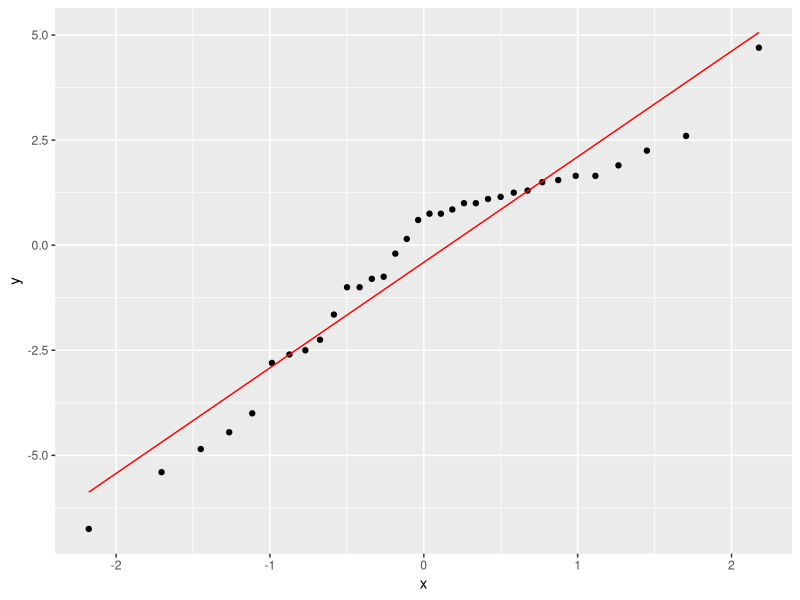

Reproduce this figure in R. (Note: this script raises an error after producing the figure.)
## ---- chunk 1
library(tidyverse); library(knitr); library(ggplot2); library(kableExtra); library(readxl); library(dplyr); library(flextable); library(pbkrtest); library(broom)
Resultatskjema <- read_excel("Gjeldene_analyser/Resultatskjema.xlsx", na = "NA")
Resultatskjema.ITT <- read_excel("Gjeldene_analyser/Resultatskjema_ITT.xlsx", na = "NA")

# analyse intention to treat
itt.wc <- Resultatskjema.ITT %>%
  select(id, group, sex, age, time, wc) %>%
  mutate(time = factor(time, levels = c("pre", "post"),
                       labels = c("Pre", "Post")),
         group = factor(group, levels = c("fls", "kon"),
                        labels = c("Intervensjon", "Kontroll"))) %>% 
  pivot_wider(names_from = time,
              values_from = wc) %>%
  filter(!is.na(Pre),
         !is.na(Post)) %>%
  mutate(change.wc.itt = Post - Pre) %>%
  mutate(change.wc.itt.pros = ((Post - Pre) / Pre) * 100) %>%
  group_by(group) %>%
  print()

# sjekker normalfordelingen 
ggplot(itt.wc, aes(sample = change.wc.itt)) + stat_qq() + stat_qq_line(col = "red")

# analyse av endringsscore fra pre til post mellom gruppene
itt.wc.lm <- lm(change.wc.itt ~ group, data = itt.wc)
summary(itt.wc.lm)

# cohens d
cohensD(change.wc.itt ~ group, dat = itt.wc)

# sjekker for kovariat
itt.wc.lm.co. <- lm(change.wc.itt ~ group + sex + Pre, data = itt.wc)
summary(itt.wc.lm.co.)

itt.wc.lm.co.pre <- lm(change.wc.itt ~ group + Pre, data = itt.wc)
summary(itt.wc.lm.co.pre)

itt.wc.lm.co.sex <- lm(change.wc.itt ~ group + sex, data = itt.wc)
summary(itt.wc.lm.co.sex)

# lager et datasett med gjennomsnittsverdier av endring for bruk i graf
mean.itt.wc <- itt.wc %>%
  summarise(mean.wc = mean(change.wc.itt, na.rm = TRUE),
            sd.wc = sd(change.wc.itt, na.rm = TRUE)) %>%
  print()

# lager et datasett for bruk til individuelle verdier i graf (uten dropped out)
dropout.itt.wc <- itt.wc %>%
  filter(id != "tr031 10541") %>%
  filter(id != "tr031 13404") %>%
  filter(id != "tr031 11421") %>%
  filter(id != "tr031 004") %>%
  filter(id != "tr031 008") %>%
  filter(id != "tr031 001") %>%
  filter(id != "tr031 016") %>%
  drop_na() %>%
  print()

# lager graf
figur.wc.itt <- mean.itt.wc %>%
  ggplot(aes(group, mean.wc, group = group)) + geom_boxplot(width = 0.3, fill = "white", colour = "black") + geom_errorbar(aes(ymin = mean.wc - sd.wc, ymax = mean.wc + sd.wc), width = 0.1) + theme_classic() + geom_point(data = dropout.itt.wc, aes(group, change.wc.itt), size = 2, alpha = 0.4) + labs(x = "Gruppe", y = "Endring i midjeomkrets (cm))") + geom_hline(yintercept = 0, linetype = "solid", color = "black") + theme(axis.title = element_text(size = 11), axis.text.x = element_text(size = 10), axis.text.y = element_text(size = 10)) + ylim(-7, 6)

figur.wc.itt

## ---- chunk 2
library(tidyverse); library(knitr); library(ggplot2); library(kableExtra); library(readxl); library(dplyr); library(flextable); library(pbkrtest); library(broom)
Resultatskjema <- read_excel("Resultatskjema.xlsx", na = "NA")

# analyse per protocl 1 treningsøkt per uke

# ordner et datasett for grafisk fremstilling med individuelle endringer fra pre til post i prosent og endringsscore for bruk i statistiske tester
pp.wc <- Resultatskjema %>%
  select(id, sex, group, time, wc) %>%
  filter(id != "tr031 012") %>% 
  filter(id != "tr031 013") %>% 
  filter(id != "tr031 010") %>% 
  filter(id != "tr031 007") %>%
  # fjerner drop out
  filter(id != "tr031 10541") %>%
  filter(id != "tr031 13404") %>%
  filter(id != "tr031 11421") %>%
  filter(id != "tr031 004") %>%
  filter(id != "tr031 008") %>%
  filter(id != "tr031 001") %>%
  filter(id != "tr031 016") %>% 
  mutate(time = factor(time, levels = c("pre", "post"),
                       labels = c("Pre", "Post")),
         group = factor(group, levels = c("fls", "kon"),
                        labels = c("Intervensjon", "Kontroll"))) %>% 
  pivot_wider(names_from = time,
              values_from = wc) %>%
  mutate(change.wc.pp = Post - Pre) %>%
  mutate(change.wc.pp.pros = ((Post - Pre)/ Pre) * 100) %>%
  group_by(group) %>%
  drop_na() %>%
  print()

# sjekker normalfordelingen 
ggplot(pp.wc, aes(sample = change.wc.pp)) + stat_qq() + stat_qq_line(col = "red")

# analyse av endringsscore fra pre til post mellom gruppene
pp.wc.lm <- lm(change.wc.pp ~ group, data = pp.wc)
summary(pp.wc.lm)

# cohens d
cohensD(change.wc.pp ~ group, dat = pp.wc)

# sjekker for kovariat
pp.wc.lm.co <- lm(change.wc.pp ~ group + sex + Pre, data = pp.wc)
summary(pp.wc.lm.co)

pp.wc.lm.co.pre <- lm(change.wc.pp ~ group + Pre, data = pp.wc)
summary(pp.wc.lm.co.pre)

pp.wc.lm.co.sex <- lm(change.wc.pp ~ group + sex + Pre, data = pp.wc)
summary(pp.wc.lm.co.sex)

# lager et datasett med gjennomsnittsverdier av prosentvis endring for bruk i graf
mean.pp.wc <- pp.wc %>%
  summarise(mean.wc.pp = mean(change.wc.pp),
            sd.wc.pp = sd(change.wc.pp)) %>%
  print()

figur.wc.pp <- mean.pp.wc %>%
  ggplot(aes(group, mean.wc.pp, group = group)) + geom_boxplot(width = 0.3, fill = "white", colour = "black") + geom_errorbar(aes(ymin = mean.wc.pp - sd.wc.pp, ymax = mean.wc.pp + sd.wc.pp), width = 0.1) + theme_classic() + geom_point(data = pp.wc, aes(group, change.wc.pp), size = 2, alpha = 0.4) + labs(x = "Gruppe", y = "Endring i midjeomkrets (cm)") + geom_hline(yintercept = 0, linetype = "solid", color = "black") + theme(axis.title = element_text(size = 11), axis.text.x = element_text(size = 10), axis.text.y = element_text(size = 10)) + ylim(-7, 6)

figur.wc.pp
## ---- chunk 3
library(tidyverse); library(knitr); library(ggplot2); library(kableExtra); library(readxl); library(dplyr); library(flextable); library(pbkrtest); library(broom); library(ggsignif)
Resultatskjema <- read_excel("Gjeldene_analyser/Resultatskjema.xlsx", na = "NA")

# analyse per protocl 2 treningsøkter per uke

# ordner et datasett for grafisk fremstilling med individuelle endringer fra pre til post i prosent og endringsscore for bruk i statistiske tester
ppm.wc <- Resultatskjema %>%
  select(id, sex, group, time, wc) %>%
  # filtrerer ut irrelevante datapunkter
  filter(id != "tr031 012") %>% 
  filter(id != "tr031 013") %>% 
  filter(id != "tr031 010") %>% 
  filter(id != "tr031 007") %>% 
  filter(id != "tr031 002") %>% 
  filter(id != "tr031 006") %>% 
  filter(id != "tr031 009") %>% 
  filter(id != "tr031 015") %>%
  filter(id != "tr031 014") %>%
  # fjerner drop out
  filter(id != "tr031 10541") %>%
  filter(id != "tr031 13404") %>%
  filter(id != "tr031 11421") %>%
  filter(id != "tr031 004") %>%
  filter(id != "tr031 008") %>%
  filter(id != "tr031 001") %>%
  filter(id != "tr031 016") %>%
  mutate(time = factor(time, levels = c("pre", "post"),
                       labels = c("Pre", "Post")),
         group = factor(group, levels = c("fls", "kon"),
                        labels = c("Intervensjon", "Kontroll"))) %>% 
  pivot_wider(names_from = time,
              values_from = wc) %>%
  mutate(change.wc.ppm = Post - Pre) %>%
  mutate(change.wc.pros.ppm = ((Post - Pre)/ Pre) * 100) %>%
  group_by(group) %>%
  drop_na() %>%
  print()

# sjekker normalfordelingen 
ggplot(ppm.wc, aes(sample = change.wc.ppm)) + stat_qq() + stat_qq_line(col = "red")

# analyse av endringsscore fra pre til post mellom gruppene
ppm.wc.lm <- lm(change.wc.ppm ~ group, data = ppm.wc)
summary(ppm.wc.lm)

# cohens d
cohensD(change.wc.ppm ~ group, dat = ppm.wc)

# sjekker for kovariat
ppm.wc.lm.co <- lm(change.wc.ppm ~ group + sex + Pre, data = ppm.wc)
summary(ppm.wc.lm.co)

ppm.wc.lm.co.pre <- lm(change.wc.ppm ~ group + Pre, data = ppm.wc)
summary(ppm.wc.lm.co.pre)

ppm.wc.lm.co.sex <- lm(change.wc.ppm ~ group + sex + Pre, data = ppm.wc)
summary(ppm.wc.lm.co.sex)

# lager et datasett med gjennomsnittsverdier av prosentvis endring for bruk i graf
mean.ppm.wc <- ppm.wc %>%
  summarise(mean.wc.ppm = mean(change.wc.ppm, na.rm = TRUE),
            sd.wc.ppm = sd(change.wc.ppm, na.rm = TRUE)) %>%
  print()

figur.wc.ppm <- mean.ppm.wc %>%
  ggplot(aes(group, mean.wc.ppm, group = group)) + geom_boxplot(width = 0.3, fill = "white", colour = "black") + geom_errorbar(aes(ymin = mean.wc.ppm - sd.wc.ppm, ymax = mean.wc.ppm + sd.wc.ppm), width = 0.1) + theme_classic() + geom_point(data = ppm.wc, aes(group, change.wc.ppm), size = 2, alpha = 0.4) + labs(x = "Gruppe", y = "Endring i midjeomkrets (cm)") + geom_hline(yintercept = 0, linetype = "solid", color = "black") + theme(axis.title = element_text(size = 11), axis.text.x = element_text(size = 10), axis.text.y = element_text(size = 10)) + ylim(-7, 6)

figur.wc.ppm
